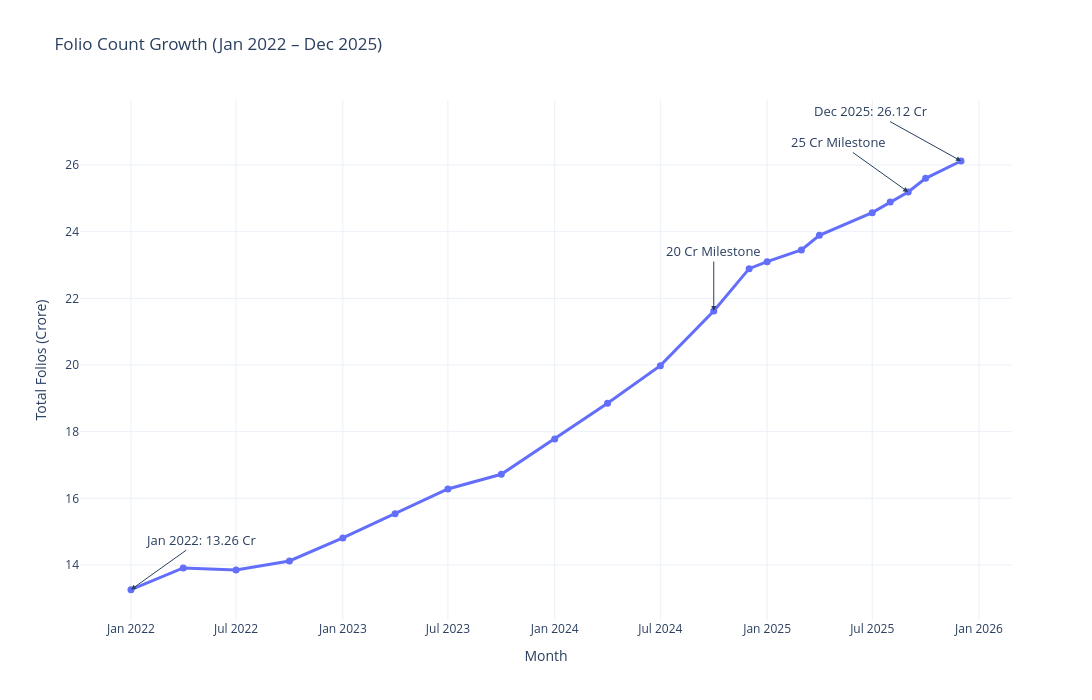

This figure's notebook cell:
### Code cell
fig = px.line(
    folio,
    x="month",
    y="total_folios_crore",
    markers=True,
    title="Folio Count Growth (Jan 2022 – Dec 2025)",
    labels={
        "month": "Month",
        "total_folios_crore": "Total Folios (Crore)"
    }
)

# Line and marker formatting
fig.update_traces(
    line_width=3,
    marker_size=7
)

# Starting point
start_value = folio.iloc[0]["total_folios_crore"]
start_month = folio.iloc[0]["month"]

# Ending point
end_value = folio.iloc[-1]["total_folios_crore"]
end_month = folio.iloc[-1]["month"]

# Start milestone
fig.add_annotation(
    x=start_month,
    y=start_value,
    text=f"Jan 2022: {start_value:.2f} Cr",
    showarrow=True,
    arrowhead=2,
    ax=70,
    ay=-50,
    font=dict(size=13)
)

# 20 Cr milestone
milestone_20 = folio[
    folio["total_folios_crore"] >= 20
].iloc[0]

fig.add_annotation(
    x=milestone_20["month"],
    y=milestone_20["total_folios_crore"],
    text=f"20 Cr Milestone",
    showarrow=True,
    arrowhead=2,
    ax=0,
    ay=-60,
    font=dict(size=13)
)

# 25 Cr milestone
milestone_25 = folio[
    folio["total_folios_crore"] >= 25
].iloc[0]

fig.add_annotation(
    x=milestone_25["month"],
    y=milestone_25["total_folios_crore"],
    text="25 Cr Milestone",
    showarrow=True,
    arrowhead=2,
    ax=-70,
    ay=-50,
    font=dict(size=13)
)

# Ending point
fig.add_annotation(
    x=end_month,
    y=end_value,
    text=f"Dec 2025: {end_value:.2f} Cr",
    showarrow=True,
    arrowhead=2,
    ax=-90,
    ay=-50,
    font=dict(size=13)
)

# Layout
fig.update_layout(
    width=1500,
    height=700,
    template="plotly_white",
    hovermode="x unified"
)

fig.show()

# Interactive Plotly
fig.write_html(
    os.path.join(
        charts_path,
        "folio_count_growth.html"
    )
)

### Figure 1 — Plotly figure (JSON) as saved in the notebook; plotly's stock layout.template omitted (floating-point values rounded to 4 significant figures)
{"data": [{"hovertemplate": "Month=%{x}<br>Total Folios (Crore)=%{y}<extra></extra>", "legendgroup": "", "line": {"color": "#636efa", "dash": "solid", "width": 3}, "marker": {"size": 7, "symbol": "circle"}, "mode": "lines+markers", "name": "", "orientation": "v", "showlegend": false, "type": "scatter", "x": ["2022-01-01T00:00:00", "2022-04-01T00:00:00", "2022-07-01T00:00:00", "2022-10-01T00:00:00", "2023-01-01T00:00:00", "2023-04-01T00:00:00", "2023-07-01T00:00:00", "2023-10-01T00:00:00", "2024-01-01T00:00:00", "2024-04-01T00:00:00", "2024-07-01T00:00:00", "2024-10-01T00:00:00", "2024-12-01T00:00:00", "2025-01-01T00:00:00", "2025-03-01T00:00:00", "2025-04-01T00:00:00", "2025-07-01T00:00:00", "2025-08-01T00:00:00", "2025-09-01T00:00:00", "2025-10-01T00:00:00", "2025-12-01T00:00:00"], "xaxis": "x", "y": [13.26, 13.91, 13.85, 14.12, 14.81, 15.54, 16.28, 16.72, 17.78, 18.85, 19.98, 21.62, 22.89, 23.1, 23.45, 23.89, 24.57, 24.89, 25.19, 25.6, 26.12], "yaxis": "y"}], "layout": {"annotations": [{"arrowhead": 2, "ax": 70, "ay": -50, "font": {"size": 13}, "showarrow": true, "text": "Jan 2022: 13.26 Cr", "x": "2022-01-01T00:00:00", "y": 13.26}, {"arrowhead": 2, "ax": 0, "ay": -60, "font": {"size": 13}, "showarrow": true, "text": "20 Cr Milestone", "x": "2024-10-01T00:00:00", "y": 21.62}, {"arrowhead": 2, "ax": -70, "ay": -50, "font": {"size": 13}, "showarrow": true, "text": "25 Cr Milestone", "x": "2025-09-01T00:00:00", "y": 25.19}, {"arrowhead": 2, "ax": -90, "ay": -50, "font": {"size": 13}, "showarrow": true, "text": "Dec 2025: 26.12 Cr", "x": "2025-12-01T00:00:00", "y": 26.12}], "height": 700, "hovermode": "x unified", "legend": {"tracegroupgap": 0}, "title": {"text": "Folio Count Growth (Jan 2022 – Dec 2025)"}, "width": 1500, "xaxis": {"anchor": "y", "domain": [0, 1], "title": {"text": "Month"}}, "yaxis": {"anchor": "x", "domain": [0, 1], "title": {"text": "Total Folios (Crore)"}}}}
